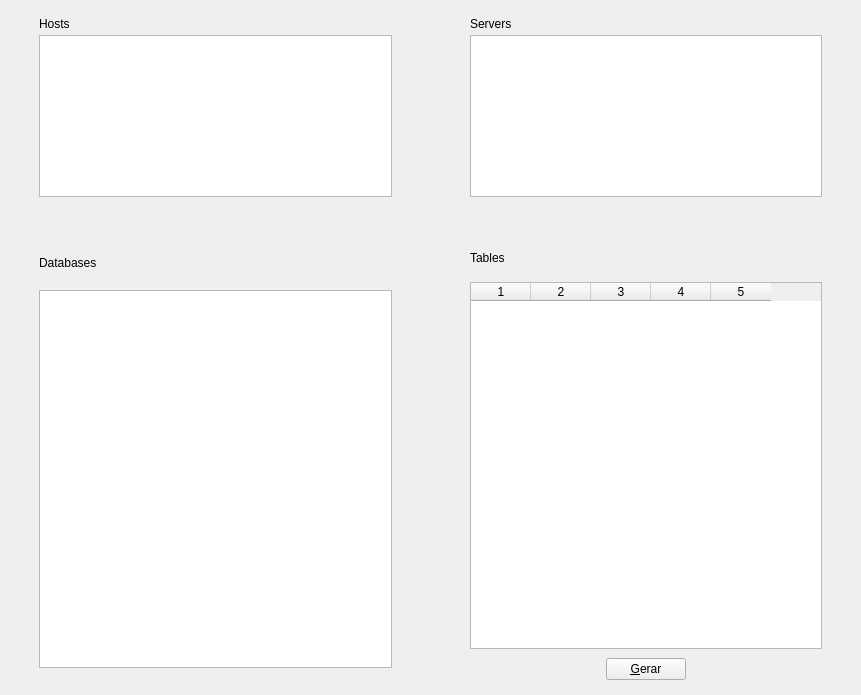
<?xml version="1.0" encoding="UTF-8"?>
<ui version="4.0">
 <class>MainWindow</class>
 <widget class="QMainWindow" name="MainWindow">
  <property name="geometry">
   <rect>
    <x>0</x>
    <y>0</y>
    <width>861</width>
    <height>695</height>
   </rect>
  </property>
  <property name="windowTitle">
   <string>Gerador de 'insert' SQL</string>
  </property>
  <property name="windowIcon">
   <iconset resource="../../resources/capemisa.qrc">
    <normaloff>:/capemisa_pequeno.png</normaloff>:/capemisa_pequeno.png</iconset>
  </property>
  <widget class="QWidget" name="centralwidget">
   <layout class="QVBoxLayout" name="verticalLayout_5" stretch="3,7">
    <property name="spacing">
     <number>0</number>
    </property>
    <property name="leftMargin">
     <number>0</number>
    </property>
    <property name="topMargin">
     <number>0</number>
    </property>
    <property name="rightMargin">
     <number>0</number>
    </property>
    <property name="bottomMargin">
     <number>0</number>
    </property>
    <item>
     <layout class="QHBoxLayout" name="horizontalLayout_10">
      <item>
       <layout class="QHBoxLayout" name="horizontalLayout_2" stretch="1,9,1">
        <item>
         <spacer name="horizontalSpacer_3">
          <property name="orientation">
           <enum>Qt::Horizontal</enum>
          </property>
          <property name="sizeHint" stdset="0">
           <size>
            <width>40</width>
            <height>20</height>
           </size>
          </property>
         </spacer>
        </item>
        <item>
         <layout class="QVBoxLayout" name="verticalLayout" stretch="5,10,70,5">
          <property name="spacing">
           <number>0</number>
          </property>
          <item>
           <spacer name="verticalSpacer_2">
            <property name="orientation">
             <enum>Qt::Vertical</enum>
            </property>
            <property name="sizeHint" stdset="0">
             <size>
              <width>17</width>
              <height>13</height>
             </size>
            </property>
           </spacer>
          </item>
          <item>
           <layout class="QHBoxLayout" name="horizontalLayout">
            <item>
             <widget class="QLabel" name="lblHosts">
              <property name="text">
               <string>Hosts</string>
              </property>
             </widget>
            </item>
            <item>
             <spacer name="horizontalSpacer">
              <property name="orientation">
               <enum>Qt::Horizontal</enum>
              </property>
              <property name="sizeHint" stdset="0">
               <size>
                <width>40</width>
                <height>20</height>
               </size>
              </property>
             </spacer>
            </item>
           </layout>
          </item>
          <item>
           <widget class="QListWidget" name="lstHosts">
            <property name="editTriggers">
             <set>QAbstractItemView::NoEditTriggers</set>
            </property>
           </widget>
          </item>
          <item>
           <spacer name="verticalSpacer">
            <property name="orientation">
             <enum>Qt::Vertical</enum>
            </property>
            <property name="sizeHint" stdset="0">
             <size>
              <width>17</width>
              <height>13</height>
             </size>
            </property>
           </spacer>
          </item>
         </layout>
        </item>
        <item>
         <spacer name="horizontalSpacer_2">
          <property name="orientation">
           <enum>Qt::Horizontal</enum>
          </property>
          <property name="sizeHint" stdset="0">
           <size>
            <width>40</width>
            <height>20</height>
           </size>
          </property>
         </spacer>
        </item>
       </layout>
      </item>
      <item>
       <layout class="QHBoxLayout" name="horizontalLayout_3" stretch="1,9,1">
        <item>
         <spacer name="horizontalSpacer_4">
          <property name="orientation">
           <enum>Qt::Horizontal</enum>
          </property>
          <property name="sizeHint" stdset="0">
           <size>
            <width>40</width>
            <height>20</height>
           </size>
          </property>
         </spacer>
        </item>
        <item>
         <layout class="QVBoxLayout" name="verticalLayout_2" stretch="5,10,70,5">
          <property name="spacing">
           <number>0</number>
          </property>
          <item>
           <spacer name="verticalSpacer_3">
            <property name="orientation">
             <enum>Qt::Vertical</enum>
            </property>
            <property name="sizeHint" stdset="0">
             <size>
              <width>17</width>
              <height>13</height>
             </size>
            </property>
           </spacer>
          </item>
          <item>
           <layout class="QHBoxLayout" name="horizontalLayout_4">
            <item>
             <widget class="QLabel" name="lblServers">
              <property name="text">
               <string>Servers</string>
              </property>
             </widget>
            </item>
            <item>
             <spacer name="horizontalSpacer_5">
              <property name="orientation">
               <enum>Qt::Horizontal</enum>
              </property>
              <property name="sizeHint" stdset="0">
               <size>
                <width>40</width>
                <height>20</height>
               </size>
              </property>
             </spacer>
            </item>
           </layout>
          </item>
          <item>
           <widget class="QListWidget" name="lstServers">
            <property name="editTriggers">
             <set>QAbstractItemView::NoEditTriggers</set>
            </property>
           </widget>
          </item>
          <item>
           <spacer name="verticalSpacer_4">
            <property name="orientation">
             <enum>Qt::Vertical</enum>
            </property>
            <property name="sizeHint" stdset="0">
             <size>
              <width>17</width>
              <height>13</height>
             </size>
            </property>
           </spacer>
          </item>
         </layout>
        </item>
        <item>
         <spacer name="horizontalSpacer_6">
          <property name="orientation">
           <enum>Qt::Horizontal</enum>
          </property>
          <property name="sizeHint" stdset="0">
           <size>
            <width>40</width>
            <height>20</height>
           </size>
          </property>
         </spacer>
        </item>
       </layout>
      </item>
     </layout>
    </item>
    <item>
     <layout class="QHBoxLayout" name="horizontalLayout_11">
      <item>
       <layout class="QHBoxLayout" name="horizontalLayout_5" stretch="1,9,1">
        <item>
         <spacer name="horizontalSpacer_7">
          <property name="orientation">
           <enum>Qt::Horizontal</enum>
          </property>
          <property name="sizeHint" stdset="0">
           <size>
            <width>40</width>
            <height>20</height>
           </size>
          </property>
         </spacer>
        </item>
        <item>
         <layout class="QVBoxLayout" name="verticalLayout_3" stretch="5,10,70,5">
          <property name="spacing">
           <number>0</number>
          </property>
          <item>
           <spacer name="verticalSpacer_5">
            <property name="orientation">
             <enum>Qt::Vertical</enum>
            </property>
            <property name="sizeHint" stdset="0">
             <size>
              <width>17</width>
              <height>13</height>
             </size>
            </property>
           </spacer>
          </item>
          <item>
           <layout class="QHBoxLayout" name="horizontalLayout_6">
            <item>
             <widget class="QLabel" name="lblDbs">
              <property name="text">
               <string>Databases</string>
              </property>
             </widget>
            </item>
            <item>
             <spacer name="horizontalSpacer_8">
              <property name="orientation">
               <enum>Qt::Horizontal</enum>
              </property>
              <property name="sizeHint" stdset="0">
               <size>
                <width>40</width>
                <height>20</height>
               </size>
              </property>
             </spacer>
            </item>
           </layout>
          </item>
          <item>
           <widget class="QListWidget" name="lstDbs">
            <property name="editTriggers">
             <set>QAbstractItemView::NoEditTriggers</set>
            </property>
           </widget>
          </item>
          <item>
           <spacer name="verticalSpacer_6">
            <property name="orientation">
             <enum>Qt::Vertical</enum>
            </property>
            <property name="sizeHint" stdset="0">
             <size>
              <width>17</width>
              <height>13</height>
             </size>
            </property>
           </spacer>
          </item>
         </layout>
        </item>
        <item>
         <spacer name="horizontalSpacer_9">
          <property name="orientation">
           <enum>Qt::Horizontal</enum>
          </property>
          <property name="sizeHint" stdset="0">
           <size>
            <width>40</width>
            <height>20</height>
           </size>
          </property>
         </spacer>
        </item>
       </layout>
      </item>
      <item>
       <layout class="QHBoxLayout" name="horizontalLayout_9" stretch="1,9,1">
        <item>
         <spacer name="horizontalSpacer_10">
          <property name="orientation">
           <enum>Qt::Horizontal</enum>
          </property>
          <property name="sizeHint" stdset="0">
           <size>
            <width>40</width>
            <height>20</height>
           </size>
          </property>
         </spacer>
        </item>
        <item>
         <layout class="QVBoxLayout" name="verticalLayout_4" stretch="5,10,75,2,5,3">
          <item>
           <spacer name="verticalSpacer_7">
            <property name="orientation">
             <enum>Qt::Vertical</enum>
            </property>
            <property name="sizeHint" stdset="0">
             <size>
              <width>17</width>
              <height>13</height>
             </size>
            </property>
           </spacer>
          </item>
          <item>
           <layout class="QHBoxLayout" name="horizontalLayout_8">
            <item>
             <widget class="QLabel" name="lblTables">
              <property name="text">
               <string>Tables</string>
              </property>
             </widget>
            </item>
            <item>
             <spacer name="horizontalSpacer_11">
              <property name="orientation">
               <enum>Qt::Horizontal</enum>
              </property>
              <property name="sizeHint" stdset="0">
               <size>
                <width>40</width>
                <height>20</height>
               </size>
              </property>
             </spacer>
            </item>
           </layout>
          </item>
          <item>
           <widget class="QTableWidget" name="tblTables">
            <property name="editTriggers">
             <set>QAbstractItemView::NoEditTriggers</set>
            </property>
            <property name="columnCount">
             <number>5</number>
            </property>
            <attribute name="horizontalHeaderDefaultSectionSize">
             <number>60</number>
            </attribute>
            <attribute name="verticalHeaderVisible">
             <bool>false</bool>
            </attribute>
            <column/>
            <column/>
            <column/>
            <column/>
            <column/>
           </widget>
          </item>
          <item>
           <spacer name="verticalSpacer_9">
            <property name="orientation">
             <enum>Qt::Vertical</enum>
            </property>
            <property name="sizeHint" stdset="0">
             <size>
              <width>20</width>
              <height>40</height>
             </size>
            </property>
           </spacer>
          </item>
          <item>
           <layout class="QHBoxLayout" name="horizontalLayout_7">
            <item>
             <spacer name="horizontalSpacer_14">
              <property name="orientation">
               <enum>Qt::Horizontal</enum>
              </property>
              <property name="sizeHint" stdset="0">
               <size>
                <width>40</width>
                <height>20</height>
               </size>
              </property>
             </spacer>
            </item>
            <item>
             <widget class="QPushButton" name="btnGenerate">
              <property name="text">
               <string>&amp;Gerar</string>
              </property>
             </widget>
            </item>
            <item>
             <spacer name="horizontalSpacer_13">
              <property name="orientation">
               <enum>Qt::Horizontal</enum>
              </property>
              <property name="sizeHint" stdset="0">
               <size>
                <width>40</width>
                <height>20</height>
               </size>
              </property>
             </spacer>
            </item>
           </layout>
          </item>
          <item>
           <spacer name="verticalSpacer_8">
            <property name="orientation">
             <enum>Qt::Vertical</enum>
            </property>
            <property name="sizeHint" stdset="0">
             <size>
              <width>17</width>
              <height>13</height>
             </size>
            </property>
           </spacer>
          </item>
         </layout>
        </item>
        <item>
         <spacer name="horizontalSpacer_12">
          <property name="orientation">
           <enum>Qt::Horizontal</enum>
          </property>
          <property name="sizeHint" stdset="0">
           <size>
            <width>40</width>
            <height>20</height>
           </size>
          </property>
         </spacer>
        </item>
       </layout>
      </item>
     </layout>
    </item>
   </layout>
  </widget>
 </widget>
 <resources>
  <include location="../../resources/capemisa.qrc"/>
 </resources>
 <connections/>
</ui>
